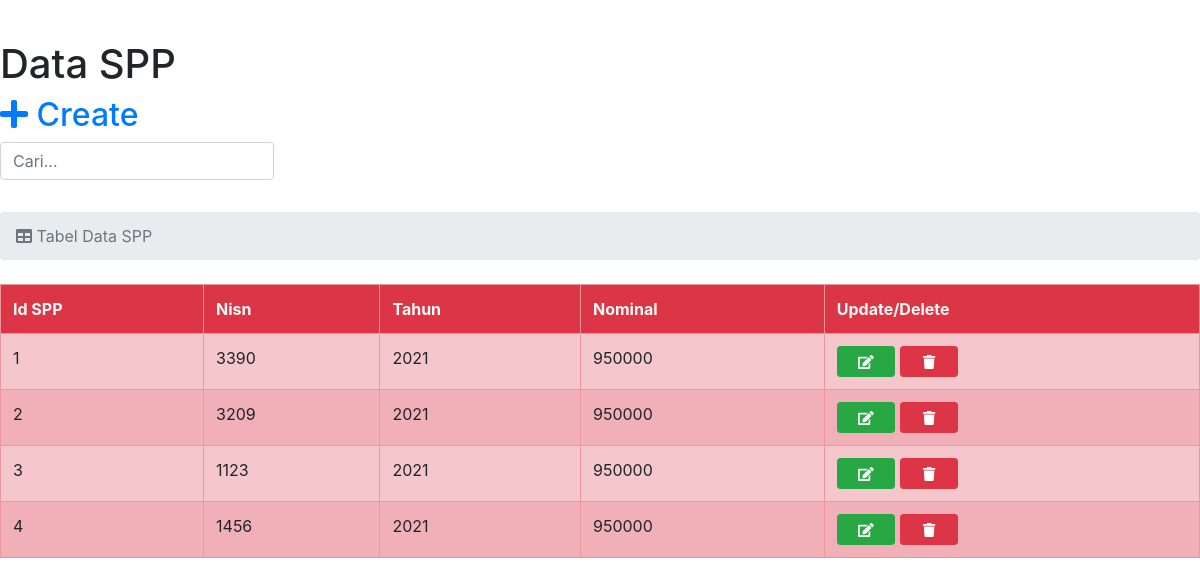
Screenshot of /new_admin/tampil_spp.php (signed in) with the database file from the repository.
### tables this page shows
CREATE TABLE `spp` (
  `id_spp` int(11) NOT NULL,
  `tahun` int(11) NOT NULL,
  `nominal` int(11) NOT NULL,
  `nisn` int(11) NOT NULL
);

### new_admin/tampil_spp.php (the view, shortened to what this page needs)
<?php require_once('../Connections/koneksi.php'); ?>
<?php
$maxRows_tampil_spp = 500;
$pageNum_tampil_spp = 0;
$startRow_tampil_spp = $pageNum_tampil_spp * $maxRows_tampil_spp;
$query_tampil_spp = "SELECT * FROM spp";
$query_limit_tampil_spp = sprintf("%s LIMIT %d, %d", $query_tampil_spp, $startRow_tampil_spp, $maxRows_tampil_spp);
$tampil_spp = mysql_query($query_limit_tampil_spp, $koneksi) or die(mysql_error());
$row_tampil_spp = mysql_fetch_assoc($tampil_spp);
?>
<!doctype html>
<html>
<head>
  <link rel="stylesheet" href="../css/bootstrap.css">
  <link rel="stylesheet" href="../css/all.min.css">
</head>
<body>
  <p>&nbsp;</p>
  <h1>Data SPP</h1>
  <h2><a href="create_spp.php"><i class="fas fa-plus"></i> Create</a></h2>
  <div class="row mb-3">
    <form action="" method="post">
      <div class="col-sm-4">
        <div class="form-group form-inline">
          <input type="text" placeholder="Cari..." name="word" id="word" class="form-control">
        </div>
      </div>
    </form>
  </div>
  <ol class="breadcrumb mb-4">
    <li class="breadcrumb-item active"><i class="fas fa-table"></i> Tabel Data SPP</li>
  </ol>
  <div id="container">
    <div class="table-responsive">
      <table class="table table-bordered table-danger table-hover">
        <tr class="text-light font-weight-bold bg-danger">
          <td>Id SPP</td>
          <td>Nisn</td>
          <td>Tahun</td>
          <td>Nominal</td>
          <td>Update/Delete</td>
        </tr>
        <?php do { ?>
          <tr class="td">
            <td><?php echo $row_tampil_spp['id_spp']; ?></td>
            <td><?php echo $row_tampil_spp['nisn']; ?></td>
            <td><?php echo $row_tampil_spp['tahun']; ?></td>
            <td><?php echo $row_tampil_spp['nominal']; ?></td>
            <td><a class="btn btn-sm btn-success col-sm-2" href="update_spp.php?id_spp=<?php echo $row_tampil_spp['id_spp']; ?>"><i class="fas fa-edit"></i></a> <a onClick="return confirm('Apa kamu yakin igin menghapus Id SPP <?php echo $row_tampil_spp['id_spp']; ?>?');" class="btn btn-sm btn-danger col-sm-2" href="delete_spp.php?id_spp=<?php echo $row_tampil_spp['id_spp']; ?>"><i class="fas fa-trash"></i></a></td>
          </tr>
        <?php } while ($row_tampil_spp = mysql_fetch_assoc($tampil_spp)); ?>
      </table>
    </div>
  </div>
</body>
</html>

### new_admin/tampil_spp.php (style rules this page uses)
.td:nth-child(odd) { background: #f1b0b7; }

### rows the page displays
spp: id_spp "1", nisn "3390", tahun "2021", nominal "950000"
spp: id_spp "2", nisn "3209", tahun "2021", nominal "950000"
spp: id_spp "3", nisn "1123", tahun "2021", nominal "950000"
spp: id_spp "4", nisn "1456", tahun "2021", nominal "950000"
